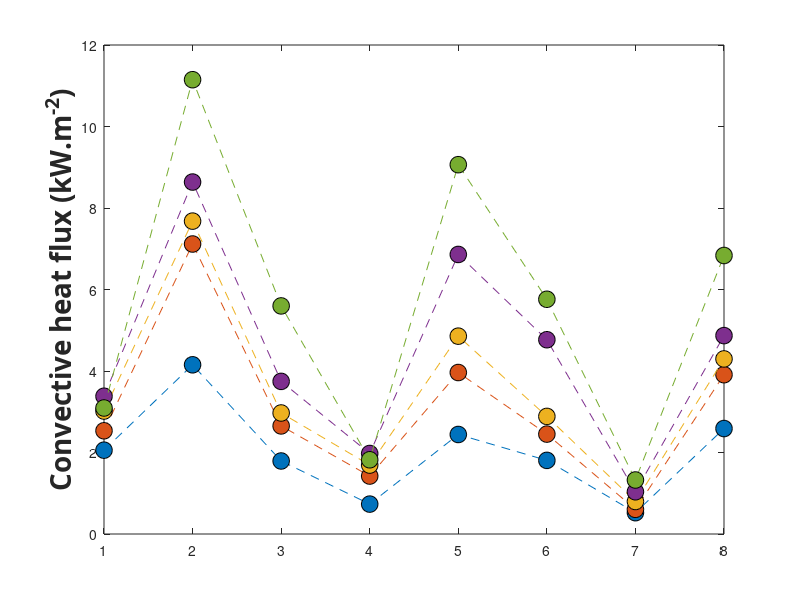

Write MATLAB code to recreate this figure. (Note: this script raises an error after producing the figure.)
clear;
close all;
%AS3959 average Convective heat flux Scrub FDI100 

Convective_heat_flux_BAL12p5 = [2.056609425	4.152069667	1.7917144	0.73359642	2.442122467	1.8066678	0.522980477	2.5879924];
Convective_heat_flux_BAL19 = [2.533286125	7.116451233	2.652276867	1.422071	3.962730567	2.4513104	0.605692883	3.9094064];
Convective_heat_flux_BAL29 = [3.0171385	7.6782524	2.9700191	1.6917373	4.854982967	2.8854988	0.798185263	4.29643205];
Convective_heat_flux_BAL40 = [3.38033945	8.6370113	3.745289533	1.9754846	6.860144567	4.7676972	1.035970093	4.86853425];
Convective_heat_flux_FZ = [3.0922427	11.14833157	5.5973287	1.8214329	9.063349933	5.7601885	1.3253082	6.8344089];


plot([Convective_heat_flux_BAL12p5],'o--','MarkerSize',12,'MarkerEdgeColor','black','MarkerFaceColor',[0, 0.4470, 0.7410]);
hold on
plot([Convective_heat_flux_BAL19],'o--','MarkerSize',12,'MarkerEdgeColor','black','MarkerFaceColor',[0.8500, 0.3250, 0.0980]);
plot([Convective_heat_flux_BAL29],'o--','MarkerSize',12,'MarkerEdgeColor','black','MarkerFaceColor',[0.9290, 0.6940, 0.1250]);
plot([Convective_heat_flux_BAL40],'o--','MarkerSize',12,'MarkerEdgeColor','black','MarkerFaceColor',[0.4940, 0.1840, 0.5560]);
plot([Convective_heat_flux_FZ],'o--','MarkerSize',12,'MarkerEdgeColor','black','MarkerFaceColor',[0.4660, 0.6740, 0.1880]);



ylabel('Convective heat flux (kW.m^{-2})','FontWeight','bold','FontSize',20,...
    'FontName','Calibri');





ax = gca;
ax.XTickLabels = {'Roof','Gutter','Sub-floor','Door','Deck','Window','Back wall','Front wall'};
grid on;


box on
xtickangle(45)
xlabel('Location','FontWeight','bold','FontSize',20,...
    'FontName','Calibri');

set(gca,'fontsize',18);

legend('BAL 12.5','BAL 19','BAL 29','BAL 40','BAL FZ')
